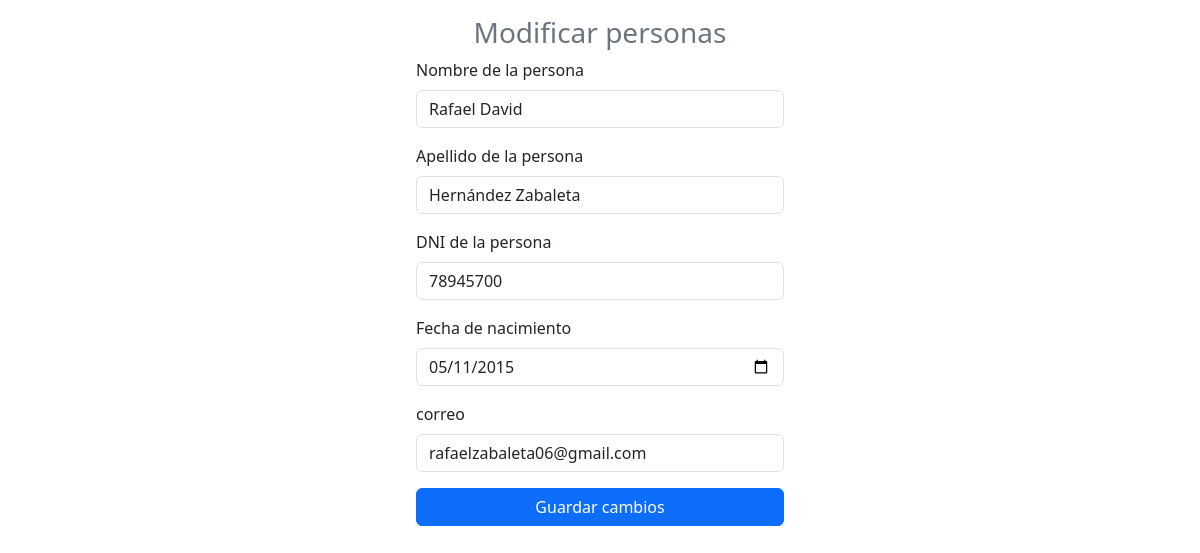
The page /modificar_persona.php?id=3 on the database its author committed.
### tables this page shows
CREATE TABLE `persona` (
  `id_persona` int(11) NOT NULL,
  `nombre` varchar(100) NOT NULL,
  `apellido` varchar(100) NOT NULL,
  `dni` varchar(20) NOT NULL,
  `fecha_nac` date DEFAULT NULL,
  `correo` varchar(150) NOT NULL
);

### modificar_persona.php (the view, shortened to what this page needs)
<?php
include "modelo/conexion.php";
$id=$_GET["id"];
$sql=$conexion->query("select * from persona where id_persona=$id");
?>
<!DOCTYPE html>
<html lang="en">
<head>
    <link href="https://cdn.jsdelivr.net/npm/bootstrap@5.3.8/dist/css/bootstrap.min.css" rel="stylesheet">
</head>
<body>
    <form class="col-4 p-3 m-auto" method="POST">
            <h3 class="text-center text-secondary">Modificar personas</h3>
            <?php
            include "controlador/modificar_persona.php";
            while($datos=$sql->fetch_object()){?>
                <div class="mb-3">
                    <label for="exampleInputEmail1" class="form-label">Nombre de la persona</label>
                    <input type="text" class="form-control" name="nombre" value="<?= $datos->nombre ?>">
                </div>
                <div class="mb-3">
                    <label for="exampleInputEmail1" class="form-label">Apellido de la persona</label>
                    <input type="text" class="form-control" name="apellido" value="<?= $datos->apellido ?>">
                </div>
                <div class="mb-3">
                    <label for="exampleInputEmail1" class="form-label">DNI de la persona</label>
                    <input type="text" class="form-control" name="dni" value="<?= $datos->dni ?>">
                </div>
                <div class="mb-3">
                    <label for="exampleInputEmail1" class="form-label">Fecha de nacimiento</label>
                    <input type="date" class="form-control" name="fecha_nac" value="<?= $datos->fecha_nac ?>">
                </div>
                <div class="mb-3">
                    <label for="exampleInputEmail1" class="form-label">correo</label>
                    <input type="text" class="form-control" name="correo" value="<?= $datos->correo ?>">
                </div>
            <?php }
            ?>
            <button type="submit" class="btn btn-primary w-100" name="btnmodificar" value="ok">Guardar cambios</button>
        </form>
</body>
</html>

### rows shown on the page
persona: nombre "Rafael David", apellido "Hernández Zabaleta", dni "78945700", fecha_nac "05/11/2015", correo "rafaelzabaleta06@gmail.com"
